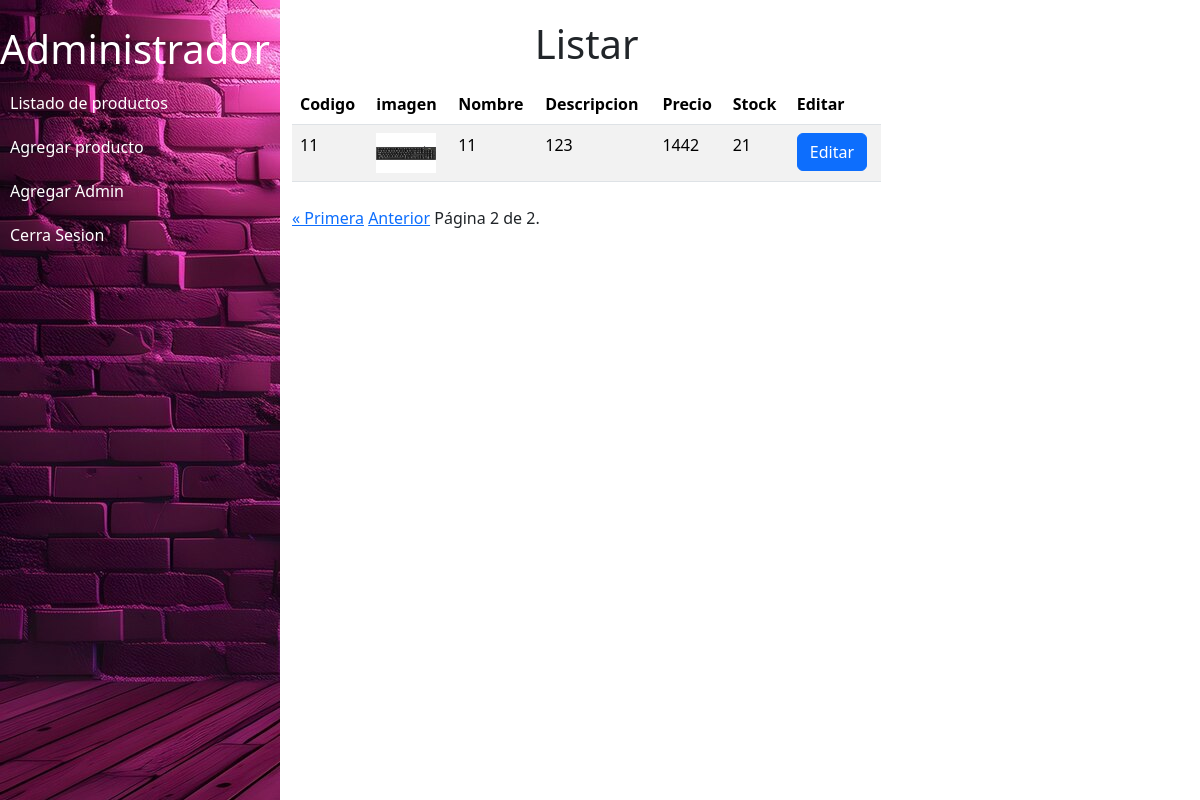
The page /productos/?page=2 (signed in) on the database its author committed.
### modulos/productos/models.py (models this page shows)
class Producto(models.Model):
    nombre = models.CharField(max_length=30)
    descripcion = models.TextField()
    imagen = models.ImageField(upload_to='productos',null=True)
    precio = models.IntegerField(validators=[MinValueValidator(1)])
    stock= models.SmallIntegerField(validators=[MinValueValidator(1)])
    categoria = models.CharField(max_length=20, choices=categorias)

### modulos/productos/views.py (the view)
# urls.py: path('', views.listarProd,name="listar"),
@login_required
def listarProd(request):
    productos = Producto.objects.all()
    paginator = Paginator(productos, 10)  # Divide los productos en páginas de 6 elementos cada una
    page_number = request.GET.get('page')  # Obtiene el número de página actual desde la URL
    page_obj = paginator.get_page(page_number)  # Obtiene la página actual
    datos = {
        'page_obj': page_obj
    }
    return render(request, 'productos/listar.html', datos)

### templates/productos/listar.html (shortened to what this page needs)
{% extends '../base/base2.html' %}
{% block content %}
<div class="col-sm-12 col-md-6 col-lg-6 col-xl-8">
    <h1 class="text-center">Listar</h1>
    <div class="table-responsive py-2">
        <table class="table table-striped">
            <thead>
                <tr>
                    <th>Codigo</th>
                    <th>imagen</th>
                    <th>Nombre</th>
                    <th>Descripcion</th>
                    <th>Precio</th>
                    <th>Stock</th>
                    <th>Editar</th>
                </tr>
            </thead>
            <tbody>
                {% for producto in page_obj %}
                <tr>
                    <td>{{producto.id}}</td>
                    {% if producto.imagen %}
                    <td> <img src="{{producto.imagen.url}}" alt="" width="60" height="40"></td>
                    {% endif %}
                    <td>{{producto.nombre}}</td>
                    <td>{{producto.descripcion}}</td>
                    <td>{{producto.precio}}</td>
                    <td>{{producto.stock}}</td>
                    <td>
                        <a href="{% url 'editar' producto.id %}" class="btn btn-primary">Editar</a>
                    </td>
                </tr>
                {% endfor %}
            </tbody>
        </table>
    </div>
    <div class="pagination">
        <span class="step-links">
            {% if page_obj.has_previous %}
            <a href="?page=1">&laquo; Primera</a>
            <a href="?page={{ page_obj.previous_page_number }}">Anterior</a>
            {% endif %}
            <span class="current">Página {{ page_obj.number }} de {{ page_obj.paginator.num_pages }}.</span>
        </span>
    </div>
</div>
{% endblock %}

### static/css/adminstyle.css (style rules this page uses)
body { display: flex; }

### rows shown on the page
Producto: id "11", imagen (picture), nombre "11", descripcion "123", precio "1442", stock "21"

### other values the page prints
{{ page_obj.number }} "2"
{{ page_obj.paginator.num_pages }} "2"
